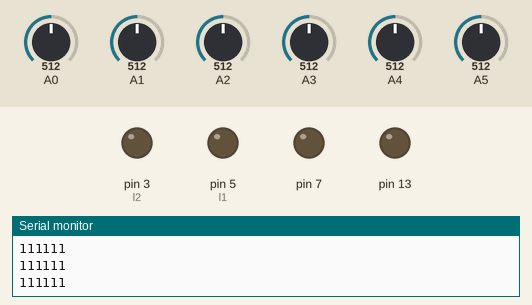
Bench run of a sketch on a simulated Arduino Uno, built with avr-gcc and run on an emulated ATmega328P. Shown: output pins drawn as LEDs (lit = HIGH), the last lines printed to the serial monitor. The inputs (shaded band) are chosen by the test bench; at power-on: A1 = 512, A2 = 512, A5 = 512, A0 = 512, A3 = 512, A4 = 512. Pins used as bus, display or sensor lines are not drawn.

Above: at 4.5 s.
4.6 s: A1 set to 619
6.1 s: A1 set to 652
At 7.3 s:
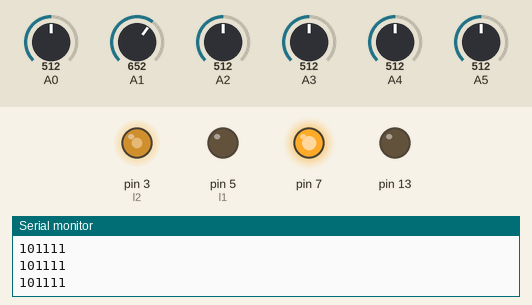
7.6 s: A2 set to 629
9.1 s: A2 set to 645
At 9.9 s:
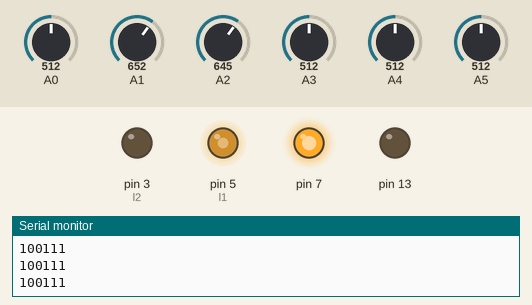
10.6 s: A5 set to 628
12.1 s: A5 set to 649
At 12.8 s:
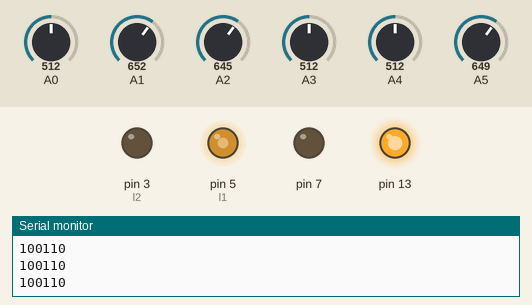
Timing chart, 0 to 14.6 s (numbered marks = the images above; inputs shaded):
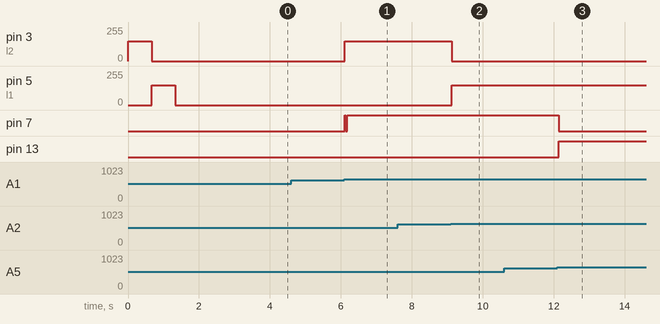

The sketch:

tronix_bot.ino
```cpp
#define l1 5
#define l2 3
#define r1 6
#define r2 9

uint16_t sensor[6] = {0}, min_reading = 1023, max_reading = 0, threshold = 750, data = 0;
int next_dir = 0;
uint16_t max_speed = 150;
void setup() {
  // put your setup code here, to run once:
  Serial.begin(115200);

  pinMode(l1, OUTPUT);
  pinMode(l2, OUTPUT);
  pinMode(r1, OUTPUT);
  pinMode(r2, OUTPUT);
  pinMode(r2, OUTPUT);
  pinMode(13, OUTPUT);
  pinMode(7, OUTPUT);

 calibrate_sensors();
}

void loop() {
  // put your main code here, to run repeatedly:
  read_sensors();
  int temp = data & 0b00011110;
  if (data & 0b00100000 && temp != 0b00011110)
  {
    next_dir = 0;
    digitalWrite(13,HIGH);
    digitalWrite(7,LOW);
  }
  if (data & 0b00000001 && temp != 0b00011110)
  {
    next_dir = 1;
    digitalWrite(7,HIGH);
    digitalWrite(13, LOW);
  }

  data &= 0b00011110;

  if (data == 0b01100)
  {
    //go straight
    motors(max_speed, max_speed);
  }
  else if (data == 0b1000)
  {
    motors(0.75 * max_speed, max_speed);
  }
  else if (data == 0b11000)
  {
    motors(0.5 * max_speed, max_speed);
  }
  else if (data == 0b11000)
  {
    motors(0.5 * max_speed, max_speed);
  }
  else if (data == 0b10000)
  {
    motors(0.25 * max_speed, max_speed);
  }
  else if (data == 0b100)
  {
    motors(max_speed, 0.75 * max_speed);
  }
  else if(data == 0b110)
  {
    motors(max_speed, 0.5 * max_speed);
  }
  else if(data == 0b10)
  {
    motors(max_speed, 0.25 * max_speed);
  }
  else if(data == 0b00001110)
  {
    motors(-max_speed, max_speed);
  }
  else if(data == 0b00011100)
  {
    motors(max_speed, -max_speed);
  }
  else if(data == 0b00001110 || data == 0b00111100)
  {
    if(next_dir == 0)
    {
      motors(max_speed, max_speed);
      delay(100);
      Serial.println("left Turn");
      motors(-120,120);
      while(1)
      {
        read_sensors();
        if(sensor[1] == 1)
        {
          break;
        }
      }
    }
    else
    {
      motors(max_speed, max_speed);
      delay(100);
      Serial.println("right Turn");
      motors(120,-120);
      while(1)
      {
        read_sensors();
        if(sensor[4] == 1)
        {
          break;
        }
      }
    }
  }
}

void read_sensors()
{
  data = 0;
  for (int i = 0; i < 6; i++)
  {
    delay(1);
    data = data << 1;
    sensor[i] = analogRead(A0 + i);
    if (sensor[i] < threshold)
    {
      sensor[i] = 1;
    }
    else
    {
      sensor[i] = 0;
    }
    delay(1);
    data |= sensor[i];
  }
  Serial.println(data, BIN);
}

void calibrate_sensors()
{
   motors(-max_speed, max_speed);
  for (int i = 0; i < 100; i++)
  {
    for (int i = 0; i < 6; i++)
    {
      sensor[i] = analogRead(A0 + i);
      delay(1);
      if (min_reading > sensor[i])
      {
        min_reading = sensor[i];
      }
      if (max_reading < sensor[i])
      {
        max_reading = sensor[i];
      }
    }
  }
  motors(max_speed, -max_speed);
  for (int i = 0; i < 100; i++)
  {
    for (int i = 0; i < 6; i++)
    {
      sensor[i] = analogRead(A0 + i);
      delay(1);
      if (min_reading > sensor[i])
      {
        min_reading = sensor[i];
      }
      if (max_reading < sensor[i])
      {
        max_reading = sensor[i];
      }
    }
  }
  threshold = min_reading + (max_reading - min_reading) / 2;
  threshold += 125;
  motors(0, 0);
  Serial.println(threshold);
  delay(2000);
}

void motors(int left, int right)
{
  if (left >= 0 && right >= 0)
  {
    analogWrite(l1, left);
    analogWrite(l2, 0);
    analogWrite(r1, right);
    analogWrite(r2, 0);
  }
  if (left < 0 && right >= 0)
  {
    analogWrite(l1, 0);
    analogWrite(l2, -left);
    analogWrite(r1, right);
    analogWrite(r2, 0);
  }
  if (left >= 0 && right < 0)
  {
    analogWrite(l1, left);
    analogWrite(l2, 0);
    analogWrite(r1, 0);
    analogWrite(r2, -right);
  }
  if (left < 0 && right < 0)
  {
    analogWrite(l1, 0);
    analogWrite(l2, -left);
    analogWrite(r1, 0);
    analogWrite(r2, -right);
  }
}
```

Measured:
- the behaviour switches between 636 and 637 on A1 (found by bisection; images 0 and 1)
- the behaviour switches between 636 and 637 on A2 (found by bisection; images 1 and 2)
- the behaviour switches between 636 and 637 on A5 (found by bisection; images 2 and 3)
- after the input at 6.1 s, pin 3 (l2): 0/255 → 150/255 at once; pin 7: LOW → HIGH at once, → LOW 0.03 s later, → HIGH 0.04 s later
- after the input at 9.1 s, pin 3 (l2): 150/255 → 0/255 at once; pin 5 (l1): 0/255 → 150/255 at once
- after the input at 12.1 s, pin 7: HIGH → LOW at once; pin 13: LOW → HIGH at once
